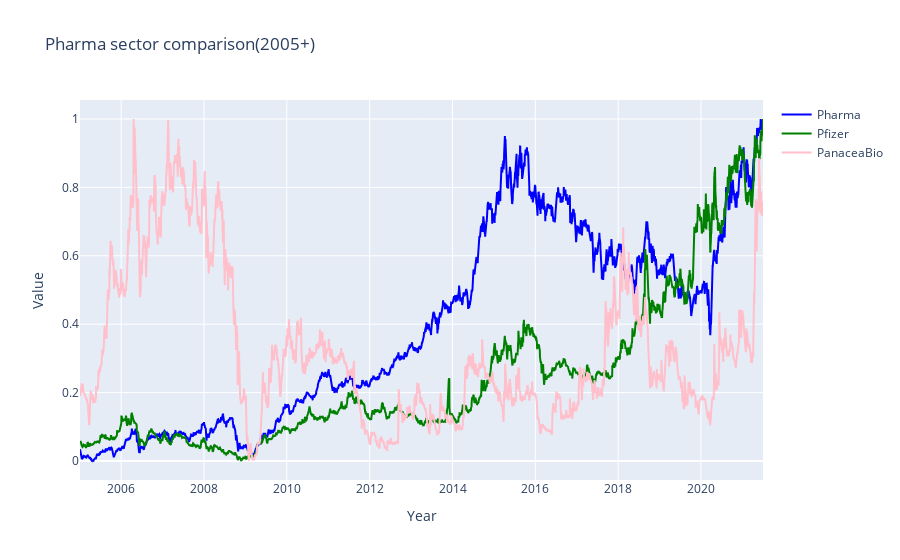

Notebook cell for this chart:
### Markdown cell above
## PFizer and PANACEABIO vs Pharma index(benchmark) - (CONTINUATION)
- the comparison can be done from 2005 
- PFIZER : Pfizer vaccine
- PANACEBIO : parent of serum ltd: Covidsheild

### Code cell
pfizer_df = pd.read_csv("../datasets/companies/PFIZER.csv")
start = pfizer_df[pfizer_df['Date']=='2005-01-03'].index[0]
pfizer_df = pfizer_df[start:]

panaceaBio_df = pd.read_csv("../datasets/companies/PANACEABIO.csv")
start = panaceaBio_df[panaceaBio_df['Date']=='2005-01-03'].index[0]
panaceaBio_df = panaceaBio_df[start:]

norm1 = normalize(niftyPharma_df[niftyPharma_df['Date']>='2005-01-03'])
norm2 = normalize(pfizer_df)
norm3 = normalize(panaceaBio_df)


fig = go.Figure()
        

fig.add_trace(go.Scatter(
         y=norm1['Close'],
         x=norm1['Date'],
        name='Pharma',
        line=dict(color='blue'),
    opacity=1))        

fig.add_trace(go.Scatter(
         x=norm2['Date'],
         y=norm2['Close'],
        name='Pfizer',
        line=dict(color='green'),
    opacity=1))

fig.add_trace(go.Scatter(
         x=norm3['Date'],
         y=norm3['Close'],
        name='PanaceaBio',
        line=dict(color='pink'),
    opacity=1))
    
fig.update_layout(title_text="Pharma sector comparison(2005+)", xaxis_title = 'Year', yaxis_title='Value')

fig.show()

### Figure 1 — Plotly figure (JSON) as saved in the notebook; plotly's stock layout.template omitted (floating-point values rounded to 4 significant figures; data arrays with more than 128 entries replaced by an {"elided": "..."} marker saying what was removed)
{"data": [{"line": {"color": "blue"}, "name": "Pharma", "opacity": 1, "type": "scatter", "x": {"elided": "4092 str values"}, "y": {"elided": "4092 float values"}}, {"line": {"color": "green"}, "name": "Pfizer", "opacity": 1, "type": "scatter", "x": {"elided": "4095 str values"}, "y": {"elided": "4095 float values"}}, {"line": {"color": "pink"}, "name": "PanaceaBio", "opacity": 1, "type": "scatter", "x": {"elided": "4085 str values"}, "y": {"elided": "4085 float values"}}], "layout": {"title": {"text": "Pharma sector comparison(2005+)"}, "xaxis": {"title": {"text": "Year"}}, "yaxis": {"title": {"text": "Value"}}}}
